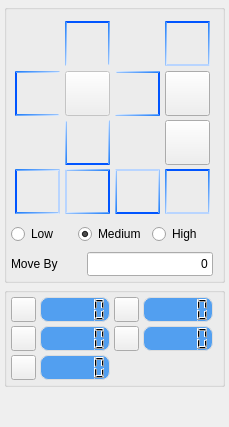
<?xml version="1.0" encoding="UTF-8"?>
<ui version="4.0">
 <class>QG_AxisWidgetClass</class>
 <widget class="QWidget" name="QG_AxisWidgetClass">
  <property name="geometry">
   <rect>
    <x>0</x>
    <y>0</y>
    <width>220</width>
    <height>427</height>
   </rect>
  </property>
  <property name="windowTitle">
   <string>QG_AxisWidget</string>
  </property>
  <property name="styleSheet">
   <string notr="true"/>
  </property>
  <layout class="QGridLayout" name="gridLayout_5">
   <property name="leftMargin">
    <number>4</number>
   </property>
   <property name="topMargin">
    <number>4</number>
   </property>
   <property name="rightMargin">
    <number>4</number>
   </property>
   <property name="bottomMargin">
    <number>4</number>
   </property>
   <property name="spacing">
    <number>4</number>
   </property>
   <item row="2" column="0">
    <spacer name="verticalSpacer">
     <property name="orientation">
      <enum>Qt::Vertical</enum>
     </property>
     <property name="sizeHint" stdset="0">
      <size>
       <width>20</width>
       <height>15</height>
      </size>
     </property>
    </spacer>
   </item>
   <item row="1" column="0">
    <widget class="QGroupBox" name="groupBox_AxisState">
     <property name="styleSheet">
      <string notr="true">QLCDNumber
{
	background-color: #529FF0;
    color: #000000;
    border-radius: 8px;
    font-size: 50px;
    padding: 5px;
    border: 1px solid #ddd;
    qproperty-segmentStyle: &quot;Flat&quot;;
}

QPushButton#pushButton_AxisState_XEnable
{
	border-image: url(:/Axis/Axis_X_False.png);
}
QPushButton#pushButton_AxisState_XEnable:checked
{
	border-image: url(:/Axis/Axis_X_True.png);
}

QPushButton#pushButton_AxisState_X1Enable
{
	border-image: url(:/Axis/Axis_X1_False.png);
}
QPushButton#pushButton_AxisState_X1Enable:checked
{
	border-image: url(:/Axis/Axis_X1_True.png);
}

QPushButton#pushButton_AxisState_YEnable
{
	border-image: url(:/Axis/Axis_Y_False.png);
}
QPushButton#pushButton_AxisState_YEnable:checked
{
	border-image: url(:/Axis/Axis_Y_True.png);
}

QPushButton#pushButton_AxisState_Y1Enable
{
	border-image: url(:/Axis/Axis_Y1_False.png);
}
QPushButton#pushButton_AxisState_Y1Enable:checked
{
	border-image: url(:/Axis/Axis_Y1_True.png);
}

QPushButton#pushButton_AxisState_ZEnable
{
	border-image: url(:/Axis/Axis_Z_False.png);
}
QPushButton#pushButton_AxisState_ZEnable:checked
{
	border-image: url(:/Axis/Axis_Z_True.png);
}

QPushButton#pushButton_AxisState_Z1Enable
{
	border-image: url(:/Axis/Axis_Z1_False.png);
}
QPushButton#pushButton_AxisState_Z1Enable:checked
{
	border-image: url(:/Axis/Axis_Z1_True.png);
}

QPushButton#pushButton_AxisState_AEnable
{
	border-image: url(:/Axis/Axis_A_False.png);
}
QPushButton#pushButton_AxisState_AEnable:checked
{
	border-image: url(:/Axis/Axis_A_True.png);
}

QPushButton#pushButton_AxisState_A1Enable
{
	border-image: url(:/Axis/Axis_A1_False.png);
}
QPushButton#pushButton_AxisState_A1Enable:checked
{
	border-image: url(:/Axis/Axis_A1_True.png);
}</string>
     </property>
     <property name="title">
      <string/>
     </property>
     <layout class="QGridLayout" name="gridLayout_6">
      <property name="leftMargin">
       <number>4</number>
      </property>
      <property name="topMargin">
       <number>4</number>
      </property>
      <property name="rightMargin">
       <number>9</number>
      </property>
      <property name="bottomMargin">
       <number>4</number>
      </property>
      <property name="spacing">
       <number>4</number>
      </property>
      <item row="0" column="0">
       <widget class="QPushButton" name="pushButton_AxisState_XEnable">
        <property name="minimumSize">
         <size>
          <width>25</width>
          <height>25</height>
         </size>
        </property>
        <property name="maximumSize">
         <size>
          <width>25</width>
          <height>25</height>
         </size>
        </property>
        <property name="styleSheet">
         <string notr="true"/>
        </property>
        <property name="text">
         <string/>
        </property>
        <property name="checkable">
         <bool>true</bool>
        </property>
       </widget>
      </item>
      <item row="1" column="3">
       <widget class="QLCDNumber" name="lcdNumber_AxisState_Y1Pos">
        <property name="minimumSize">
         <size>
          <width>67</width>
          <height>25</height>
         </size>
        </property>
       </widget>
      </item>
      <item row="0" column="1">
       <widget class="QLCDNumber" name="lcdNumber_AxisState_XPos"/>
      </item>
      <item row="2" column="1">
       <widget class="QLCDNumber" name="lcdNumber_AxisState_ZPos"/>
      </item>
      <item row="1" column="2">
       <widget class="QPushButton" name="pushButton_AxisState_Y1Enable">
        <property name="minimumSize">
         <size>
          <width>25</width>
          <height>25</height>
         </size>
        </property>
        <property name="maximumSize">
         <size>
          <width>25</width>
          <height>25</height>
         </size>
        </property>
        <property name="text">
         <string/>
        </property>
        <property name="checkable">
         <bool>true</bool>
        </property>
       </widget>
      </item>
      <item row="2" column="0">
       <widget class="QPushButton" name="pushButton_AxisState_ZEnable">
        <property name="minimumSize">
         <size>
          <width>25</width>
          <height>25</height>
         </size>
        </property>
        <property name="maximumSize">
         <size>
          <width>25</width>
          <height>25</height>
         </size>
        </property>
        <property name="text">
         <string/>
        </property>
        <property name="checkable">
         <bool>true</bool>
        </property>
       </widget>
      </item>
      <item row="1" column="1">
       <widget class="QLCDNumber" name="lcdNumber_AxisState_YPos"/>
      </item>
      <item row="1" column="0">
       <widget class="QPushButton" name="pushButton_AxisState_YEnable">
        <property name="minimumSize">
         <size>
          <width>25</width>
          <height>25</height>
         </size>
        </property>
        <property name="maximumSize">
         <size>
          <width>25</width>
          <height>25</height>
         </size>
        </property>
        <property name="text">
         <string/>
        </property>
        <property name="checkable">
         <bool>true</bool>
        </property>
       </widget>
      </item>
      <item row="0" column="2">
       <widget class="QPushButton" name="pushButton_AxisState_X1Enable">
        <property name="minimumSize">
         <size>
          <width>25</width>
          <height>25</height>
         </size>
        </property>
        <property name="maximumSize">
         <size>
          <width>25</width>
          <height>25</height>
         </size>
        </property>
        <property name="styleSheet">
         <string notr="true"/>
        </property>
        <property name="text">
         <string/>
        </property>
        <property name="checkable">
         <bool>true</bool>
        </property>
       </widget>
      </item>
      <item row="0" column="3">
       <widget class="QLCDNumber" name="lcdNumber_AxisState_X1Pos">
        <property name="minimumSize">
         <size>
          <width>67</width>
          <height>0</height>
         </size>
        </property>
       </widget>
      </item>
     </layout>
    </widget>
   </item>
   <item row="0" column="0">
    <widget class="QGroupBox" name="groupBox_AxisMove">
     <property name="sizePolicy">
      <sizepolicy hsizetype="Expanding" vsizetype="Fixed">
       <horstretch>0</horstretch>
       <verstretch>0</verstretch>
      </sizepolicy>
     </property>
     <property name="font">
      <font>
       <pointsize>12</pointsize>
      </font>
     </property>
     <property name="styleSheet">
      <string notr="true">QPushButton 
{
     /*border-width: 1px;         
    border-radius: 4px; 
   background-color: transparent ;  */  
   
}

QPushButton::hover
{
   /* border-width: 2px;
	border-radius:4px;*/
    background-color: rgb(255, 255, 255);
}
QPushButton::pressed
{
    border-width: 1px;
	/*border-radius:4px;*/
    padding-top: 3px;
	padding-left: 3px;

}

QPushButton#pushButton_AxisMove_XNeg
{
	image: url(:/Axis/X-N.png);
}
QPushButton#pushButton_AxisMove_XPlus
{
	image: url(:/Axis/X-P.png);
}

QPushButton#pushButton_AxisMove_X1Neg
{
	image: url(:/Axis/X1-N.png);
}
QPushButton#pushButton_AxisMove_X1Plus
{
	image: url(:/Axis/X1-P.png);
}

QPushButton#pushButton_AxisMove_YNeg
{
	image: url(:/Axis/Y-N.png);
}
QPushButton#pushButton_AxisMove_YPlus
{
	image: url(:/Axis/Y-P.png);
}

QPushButton#pushButton_AxisMove_Y1Neg
{
	image: url(:/Axis/Y1-N.png);
}
QPushButton#pushButton_AxisMove_Y1Plus
{
	image: url(:/Axis/Y1-P.png);
}

QPushButton#pushButton_AxisMove_ANeg
{
	image: url(:/Axis/A-N.png);
}
QPushButton#pushButton_AxisMove_APlus
{
	image: url(:/Axis/A-P.png);
}

QPushButton#pushButton_AxisMove_A1Neg
{
	image: url(:/Axis/A1-N.png);
}
QPushButton#pushButton_AxisMove_A1Plus
{
	image: url(:/Axis/A1-P.png);
}

QPushButton#pushButton_AxisMove_ZNeg
{
	image: url(:/Axis/Z-N.png);
}
QPushButton#pushButton_AxisMove_ZPlus
{
    image: url(:/Axis/Z-P.png);
}

QPushButton#pushButton_AxisMove_Z1Neg
{
	image: url(:/Axis/Z1-N.png);
}
QPushButton#pushButton_AxisMove_Z1Plus
{
    image: url(:/Axis/Z1-P.png);

}

</string>
     </property>
     <property name="title">
      <string/>
     </property>
     <layout class="QGridLayout" name="gridLayout_3">
      <property name="leftMargin">
       <number>4</number>
      </property>
      <property name="topMargin">
       <number>4</number>
      </property>
      <property name="rightMargin">
       <number>9</number>
      </property>
      <property name="bottomMargin">
       <number>4</number>
      </property>
      <property name="spacing">
       <number>4</number>
      </property>
      <item row="2" column="0" colspan="2">
       <layout class="QGridLayout" name="gridLayout_MoveModel">
        <property name="topMargin">
         <number>4</number>
        </property>
        <item row="0" column="1">
         <widget class="QLineEdit" name="lineEdit_AxisMove_dPos">
          <property name="sizePolicy">
           <sizepolicy hsizetype="Expanding" vsizetype="Fixed">
            <horstretch>0</horstretch>
            <verstretch>0</verstretch>
           </sizepolicy>
          </property>
          <property name="minimumSize">
           <size>
            <width>40</width>
            <height>24</height>
           </size>
          </property>
          <property name="text">
           <string>0</string>
          </property>
          <property name="alignment">
           <set>Qt::AlignRight|Qt::AlignTrailing|Qt::AlignVCenter</set>
          </property>
         </widget>
        </item>
        <item row="0" column="0">
         <widget class="QLabel" name="label">
          <property name="minimumSize">
           <size>
            <width>70</width>
            <height>0</height>
           </size>
          </property>
          <property name="text">
           <string>Move By</string>
          </property>
         </widget>
        </item>
       </layout>
      </item>
      <item row="0" column="0" colspan="2">
       <widget class="QGroupBox" name="groupBox">
        <property name="maximumSize">
         <size>
          <width>202</width>
          <height>202</height>
         </size>
        </property>
        <property name="styleSheet">
         <string notr="true">QGroupBox
{
   background-color: transparent ;
   border:none;
}</string>
        </property>
        <property name="title">
         <string/>
        </property>
        <layout class="QGridLayout" name="gridLayout_2">
         <property name="leftMargin">
          <number>1</number>
         </property>
         <property name="topMargin">
          <number>1</number>
         </property>
         <property name="rightMargin">
          <number>1</number>
         </property>
         <property name="bottomMargin">
          <number>1</number>
         </property>
         <property name="spacing">
          <number>1</number>
         </property>
         <item row="0" column="0">
          <layout class="QGridLayout" name="gridLayout">
           <item row="2" column="2">
            <widget class="QPushButton" name="pushButton_AxisMove_YNeg">
             <property name="sizePolicy">
              <sizepolicy hsizetype="Fixed" vsizetype="Fixed">
               <horstretch>0</horstretch>
               <verstretch>0</verstretch>
              </sizepolicy>
             </property>
             <property name="minimumSize">
              <size>
               <width>45</width>
               <height>45</height>
              </size>
             </property>
             <property name="maximumSize">
              <size>
               <width>45</width>
               <height>45</height>
              </size>
             </property>
             <property name="focusPolicy">
              <enum>Qt::NoFocus</enum>
             </property>
             <property name="styleSheet">
              <string notr="true">
QPushButton 
{   
   border-width: 2px;
   border-style: solid;
   /*border-top-color:rgb(0, 0, 0);*/
   border-right-color: qlineargradient(spread:pad, x1:1, y1:1, x2:0, y2:0, stop:0 rgba(0, 107, 248, 255), stop:1 rgba(255, 255, 255, 255));
   border-bottom-color: rgb(0, 85, 255);
   border-left-color: qlineargradient(spread:pad, x1:1, y1:1, x2:0, y2:0, stop:0 rgba(0, 107, 248, 255), stop:1 rgba(255, 255, 255, 255));
}</string>
             </property>
             <property name="text">
              <string/>
             </property>
            </widget>
           </item>
           <item row="1" column="2">
            <widget class="QPushButton" name="pushButton_AxisMove_XYZ">
             <property name="enabled">
              <bool>false</bool>
             </property>
             <property name="minimumSize">
              <size>
               <width>45</width>
               <height>45</height>
              </size>
             </property>
             <property name="styleSheet">
              <string notr="true"/>
             </property>
             <property name="text">
              <string/>
             </property>
            </widget>
           </item>
           <item row="0" column="2">
            <widget class="QPushButton" name="pushButton_AxisMove_YPlus">
             <property name="sizePolicy">
              <sizepolicy hsizetype="Fixed" vsizetype="Fixed">
               <horstretch>0</horstretch>
               <verstretch>0</verstretch>
              </sizepolicy>
             </property>
             <property name="minimumSize">
              <size>
               <width>45</width>
               <height>45</height>
              </size>
             </property>
             <property name="maximumSize">
              <size>
               <width>45</width>
               <height>45</height>
              </size>
             </property>
             <property name="focusPolicy">
              <enum>Qt::NoFocus</enum>
             </property>
             <property name="styleSheet">
              <string notr="true">QPushButton 
{
   border-width: 2px;
   border-style: solid;
   border-top-color:rgb(0, 85, 255);
   border-right-color: qlineargradient(spread:pad, x1:0.0112273, y1:0.005, x2:1, y2:1, stop:0 rgba(0, 107, 248, 255), stop:1 rgba(255, 255, 255, 255));
   border-left-color: qlineargradient(spread:pad, x1:0.0112273, y1:0.005, x2:1, y2:1, stop:0 rgba(0, 107, 248, 255), stop:1 rgba(255, 255, 255, 255));
    
   
}
</string>
             </property>
             <property name="text">
              <string/>
             </property>
            </widget>
           </item>
           <item row="2" column="4">
            <widget class="QPushButton" name="pushButton_AxisMove_ZPlus">
             <property name="sizePolicy">
              <sizepolicy hsizetype="Fixed" vsizetype="Fixed">
               <horstretch>0</horstretch>
               <verstretch>0</verstretch>
              </sizepolicy>
             </property>
             <property name="minimumSize">
              <size>
               <width>45</width>
               <height>45</height>
              </size>
             </property>
             <property name="focusPolicy">
              <enum>Qt::NoFocus</enum>
             </property>
             <property name="styleSheet">
              <string notr="true">QPushButton 
{   
   border-width: 2px;
   border-style: solid;
   /*border-top-color:rgb(0, 0, 0);*/
   border-right-color: qlineargradient(spread:pad, x1:1, y1:1, x2:0, y2:0, stop:0 rgba(0, 107, 248, 255), stop:1 rgba(255, 255, 255, 255));
   border-bottom-color: rgb(0, 85, 255);
   border-left-color: qlineargradient(spread:pad, x1:1, y1:1, x2:0, y2:0, stop:0 rgba(0, 107, 248, 255), stop:1 rgba(255, 255, 255, 255));
   border-top-color:rgb(185, 213, 255);
}s</string>
             </property>
             <property name="text">
              <string/>
             </property>
            </widget>
           </item>
           <item row="0" column="4">
            <widget class="QPushButton" name="pushButton_AxisMove_ZNeg">
             <property name="sizePolicy">
              <sizepolicy hsizetype="Fixed" vsizetype="Fixed">
               <horstretch>0</horstretch>
               <verstretch>0</verstretch>
              </sizepolicy>
             </property>
             <property name="minimumSize">
              <size>
               <width>45</width>
               <height>45</height>
              </size>
             </property>
             <property name="focusPolicy">
              <enum>Qt::NoFocus</enum>
             </property>
             <property name="styleSheet">
              <string notr="true">QPushButton 
{
   border-width: 2px;
   border-style: solid;
   border-top-color:rgb(0, 85, 255);
   border-right-color: qlineargradient(spread:pad, x1:0.0112273, y1:0.005, x2:1, y2:1, stop:0 rgba(0, 107, 248, 255), stop:1 rgba(255, 255, 255, 255));
   border-left-color: qlineargradient(spread:pad, x1:0.0112273, y1:0.005, x2:1, y2:1, stop:0 rgba(0, 107, 248, 255), stop:1 rgba(255, 255, 255, 255));
    border-bottom-color:rgb(185, 213, 255);
   
}</string>
             </property>
             <property name="text">
              <string/>
             </property>
            </widget>
           </item>
           <item row="1" column="4">
            <widget class="QPushButton" name="pushButton_AxisMove_AimingBeam">
             <property name="minimumSize">
              <size>
               <width>45</width>
               <height>45</height>
              </size>
             </property>
             <property name="maximumSize">
              <size>
               <width>30</width>
               <height>16777215</height>
              </size>
             </property>
             <property name="toolTip">
              <string>AimingBeam</string>
             </property>
             <property name="styleSheet">
              <string notr="true">QPushButton
{
   
	border-image: url(:/IOAndAxis/IO_AimingBeam01.svg);
}
QPushButton:checked
{
	border-image: url(:/IOAndAxis/IO_AimingBeam.svg);
}

QPushButton::hover
{
    border-width: 2px;
	border-radius:4px;

}

QPushButton::pressed
{
    border-width: 1px;
	border-radius:4px;
    padding-top: 3px;
	padding-left: 3px;
 

}</string>
             </property>
             <property name="text">
              <string/>
             </property>
             <property name="checkable">
              <bool>true</bool>
             </property>
            </widget>
           </item>
           <item row="1" column="3">
            <widget class="QPushButton" name="pushButton_AxisMove_XPlus">
             <property name="sizePolicy">
              <sizepolicy hsizetype="Fixed" vsizetype="Fixed">
               <horstretch>0</horstretch>
               <verstretch>0</verstretch>
              </sizepolicy>
             </property>
             <property name="minimumSize">
              <size>
               <width>45</width>
               <height>45</height>
              </size>
             </property>
             <property name="focusPolicy">
              <enum>Qt::NoFocus</enum>
             </property>
             <property name="styleSheet">
              <string notr="true">QPushButton 
{
   border-width: 2px;
   border-style: solid;
   border-top-color:qlineargradient(spread:pad, x1:1, y1:1, x2:0, y2:0, stop:0 rgba(0, 107, 248, 255), stop:1 rgba(255, 255, 255, 255));
   border-right-color:rgb(0, 85, 255);
   border-bottom-color:qlineargradient(spread:pad, x1:1, y1:1, x2:0, y2:0, stop:0 rgba(0, 107, 248, 255), stop:1 rgba(255, 255, 255, 255));
   /*border-left-color: rgb(0, 0, 0);*/
}</string>
             </property>
             <property name="text">
              <string/>
             </property>
            </widget>
           </item>
           <item row="1" column="1">
            <widget class="QPushButton" name="pushButton_AxisMove_XNeg">
             <property name="sizePolicy">
              <sizepolicy hsizetype="Fixed" vsizetype="Fixed">
               <horstretch>0</horstretch>
               <verstretch>0</verstretch>
              </sizepolicy>
             </property>
             <property name="minimumSize">
              <size>
               <width>45</width>
               <height>45</height>
              </size>
             </property>
             <property name="focusPolicy">
              <enum>Qt::NoFocus</enum>
             </property>
             <property name="styleSheet">
              <string notr="true">QPushButton 
{   
   border-width: 2px;
   border-style: solid;
   border-top-color:qlineargradient(spread:pad, x1:0.0112273, y1:0.005, x2:1, y2:1, stop:0 rgba(0, 107, 248, 255), stop:1 rgba(255, 255, 255, 255));
   /*border-right-color: rgb(0, 0, 0);*/
   border-bottom-color: qlineargradient(spread:pad, x1:0.0112273, y1:0.005, x2:1, y2:1, stop:0 rgba(0, 107, 248, 255), stop:1 rgba(255, 255, 255, 255));
   border-left-color:rgb(0, 85, 255);
}</string>
             </property>
             <property name="text">
              <string/>
             </property>
            </widget>
           </item>
           <item row="3" column="1">
            <widget class="QPushButton" name="pushButton_AxisMove_X1Plus">
             <property name="sizePolicy">
              <sizepolicy hsizetype="Fixed" vsizetype="Fixed">
               <horstretch>0</horstretch>
               <verstretch>0</verstretch>
              </sizepolicy>
             </property>
             <property name="minimumSize">
              <size>
               <width>45</width>
               <height>45</height>
              </size>
             </property>
             <property name="focusPolicy">
              <enum>Qt::NoFocus</enum>
             </property>
             <property name="styleSheet">
              <string notr="true">
QPushButton 
{   
   border-width: 2px;
   border-style: solid;
   border-top-color:qlineargradient(spread:pad, x1:0.0112273, y1:0.005, x2:1, y2:1, stop:0 rgba(0, 107, 248, 255), stop:1 rgba(255, 255, 255, 255));
   /*border-right-color: rgb(0, 0, 0);*/
   border-right-color:rgb(185, 213, 255);
   border-bottom-color: qlineargradient(spread:pad, x1:0.0112273, y1:0.005, x2:1, y2:1, stop:0 rgba(0, 107, 248, 255), stop:1 rgba(255, 255, 255, 255));
   border-left-color:rgb(0, 85, 255);
}</string>
             </property>
             <property name="text">
              <string/>
             </property>
            </widget>
           </item>
           <item row="3" column="2">
            <widget class="QPushButton" name="pushButton_AxisMove_X1Neg">
             <property name="sizePolicy">
              <sizepolicy hsizetype="Fixed" vsizetype="Fixed">
               <horstretch>0</horstretch>
               <verstretch>0</verstretch>
              </sizepolicy>
             </property>
             <property name="minimumSize">
              <size>
               <width>45</width>
               <height>45</height>
              </size>
             </property>
             <property name="focusPolicy">
              <enum>Qt::NoFocus</enum>
             </property>
             <property name="styleSheet">
              <string notr="true">QPushButton 
{
   border-width: 2px;
   border-style: solid;
   border-top-color:qlineargradient(spread:pad, x1:1, y1:1, x2:0, y2:0, stop:0 rgba(0, 107, 248, 255), stop:1 rgba(255, 255, 255, 255));
   border-right-color:rgb(0, 85, 255);
   border-bottom-color:qlineargradient(spread:pad, x1:1, y1:1, x2:0, y2:0, stop:0 rgba(0, 107, 248, 255), stop:1 rgba(255, 255, 255, 255));
   border-left-color: rgb(185, 213, 255);

}
</string>
             </property>
             <property name="text">
              <string/>
             </property>
            </widget>
           </item>
           <item row="3" column="3">
            <widget class="QPushButton" name="pushButton_AxisMove_Y1Plus">
             <property name="sizePolicy">
              <sizepolicy hsizetype="Fixed" vsizetype="Fixed">
               <horstretch>0</horstretch>
               <verstretch>0</verstretch>
              </sizepolicy>
             </property>
             <property name="minimumSize">
              <size>
               <width>45</width>
               <height>45</height>
              </size>
             </property>
             <property name="maximumSize">
              <size>
               <width>45</width>
               <height>45</height>
              </size>
             </property>
             <property name="focusPolicy">
              <enum>Qt::NoFocus</enum>
             </property>
             <property name="styleSheet">
              <string notr="true">
QPushButton 
{   
   border-width: 2px;
   border-style: solid;
   border-top-color:rgb(185, 213, 255);
   border-right-color: qlineargradient(spread:pad, x1:1, y1:1, x2:0, y2:0, stop:0 rgba(0, 107, 248, 255), stop:1 rgba(255, 255, 255, 255));
   border-bottom-color: rgb(0, 85, 255);
   border-left-color: qlineargradient(spread:pad, x1:1, y1:1, x2:0, y2:0, stop:0 rgba(0, 107, 248, 255), stop:1 rgba(255, 255, 255, 255));
}</string>
             </property>
             <property name="text">
              <string/>
             </property>
            </widget>
           </item>
           <item row="3" column="4">
            <widget class="QPushButton" name="pushButton_AxisMove_Y1Neg">
             <property name="sizePolicy">
              <sizepolicy hsizetype="Fixed" vsizetype="Fixed">
               <horstretch>0</horstretch>
               <verstretch>0</verstretch>
              </sizepolicy>
             </property>
             <property name="minimumSize">
              <size>
               <width>45</width>
               <height>45</height>
              </size>
             </property>
             <property name="maximumSize">
              <size>
               <width>45</width>
               <height>45</height>
              </size>
             </property>
             <property name="focusPolicy">
              <enum>Qt::NoFocus</enum>
             </property>
             <property name="styleSheet">
              <string notr="true">QPushButton 
{
   border-width: 2px;
   border-style: solid;
   border-top-color:rgb(0, 85, 255);
   border-right-color: qlineargradient(spread:pad, x1:0.0112273, y1:0.005, x2:1, y2:1, stop:0 rgba(0, 107, 248, 255), stop:1 rgba(255, 255, 255, 255));
   border-left-color: qlineargradient(spread:pad, x1:0.0112273, y1:0.005, x2:1, y2:1, stop:0 rgba(0, 107, 248, 255), stop:1 rgba(255, 255, 255, 255));
    border-bottom-color: rgb(185, 213, 255);
   
}</string>
             </property>
             <property name="text">
              <string/>
             </property>
            </widget>
           </item>
          </layout>
         </item>
        </layout>
       </widget>
      </item>
      <item row="1" column="0" colspan="2">
       <layout class="QGridLayout" name="gridLayout_SpeedModel">
        <property name="topMargin">
         <number>4</number>
        </property>
        <item row="0" column="0">
         <widget class="QRadioButton" name="radioButton_AxisMove_LowSpeed">
          <property name="text">
           <string>Low</string>
          </property>
         </widget>
        </item>
        <item row="0" column="1">
         <widget class="QRadioButton" name="radioButton_AxisMove_MediumSpeed">
          <property name="text">
           <string>Medium</string>
          </property>
          <property name="checked">
           <bool>true</bool>
          </property>
         </widget>
        </item>
        <item row="0" column="2">
         <widget class="QRadioButton" name="radioButton_AxisMove_HighSpeed">
          <property name="text">
           <string>High</string>
          </property>
         </widget>
        </item>
       </layout>
      </item>
     </layout>
    </widget>
   </item>
  </layout>
 </widget>
 <layoutdefault spacing="6" margin="11"/>
 <resources>
  <include location="../../res/Cutting/Cutting.qrc"/>
  <include location="../../res/icons/icons.qrc"/>
 </resources>
 <connections/>
</ui>
